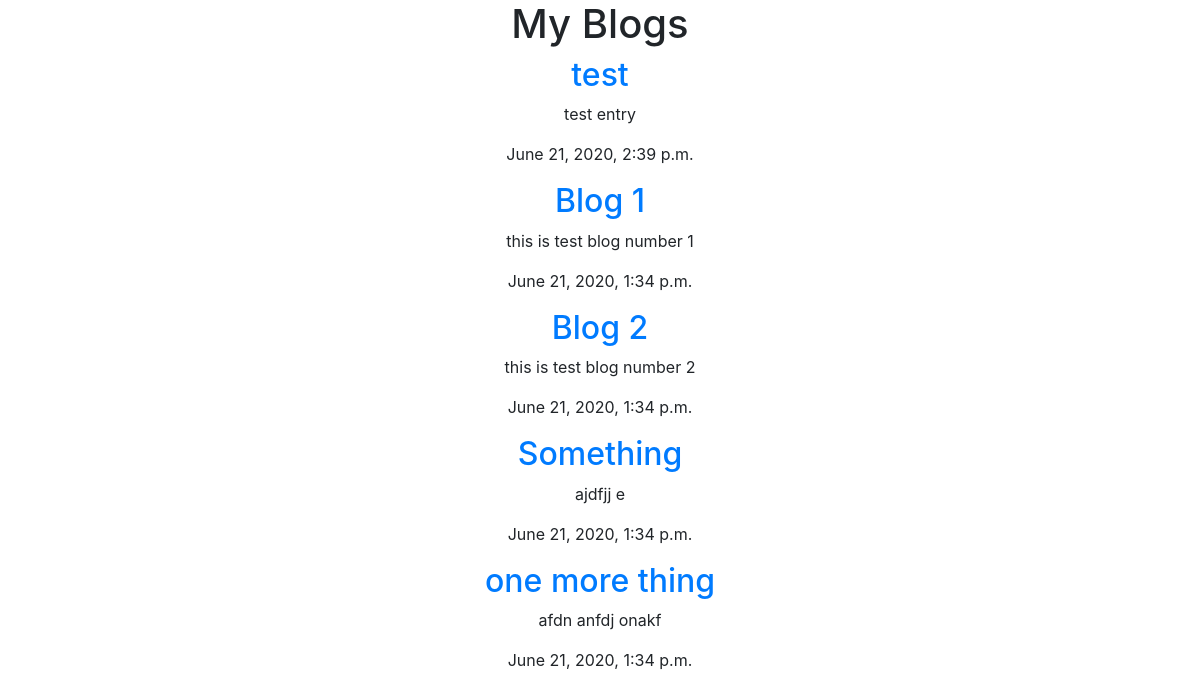
Screenshot of /blog/ with the database file from the repository.
### blog/models.py (models this page shows)
class Blog(models.Model):
    title = models.CharField(max_length=200)
    entry = models.TextField()
    date = models.DateTimeField(auto_now=True)

### blog/views.py (the view)
# urls.py: path('',views.all_blogs, name='all_blogs'),
def all_blogs(request):
    blogs = Blog.objects.order_by('-date')[:5]
    return render(request,'blog/all_blogs.html',{'blogs':blogs})

### blog/templates/blog/all_blogs.html (shortened to what this page needs)
<link rel="stylesheet" href="https://stackpath.bootstrapcdn.com/bootstrap/4.5.0/css/bootstrap.min.css">
<div class="container text-center">
    <h1>My Blogs</h1>
    {% for blog in blogs %}
    <a href="{% url 'blog:detail' blog.id %}"><h2>{{ blog.title }}</h2></a>
    <p>{{ blog.entry }}</p>
    <p>{{ blog.date }}</p>
    {% endfor %}
</div>

### rows the page displays
Blog: title "test", entry "test entry", date "June 21, 2020, 2:39 p.m."
Blog: title "Blog 1", entry "this is test blog number 1", date "June 21, 2020, 1:34 p.m."
Blog: title "Blog 2", entry "this is test blog number 2", date "June 21, 2020, 1:34 p.m."
Blog: title "Something", entry "ajdfjj e", date "June 21, 2020, 1:34 p.m."
Blog: title "one more thing", entry "afdn anfdj onakf", date "June 21, 2020, 1:34 p.m."
